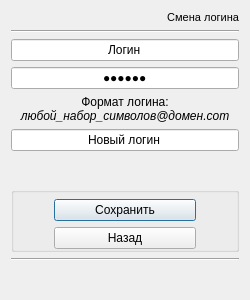
<?xml version="1.0" encoding="UTF-8"?>
<ui version="4.0">
 <class>replace_login_dialog</class>
 <widget class="QDialog" name="replace_login_dialog">
  <property name="geometry">
   <rect>
    <x>0</x>
    <y>0</y>
    <width>250</width>
    <height>300</height>
   </rect>
  </property>
  <property name="sizePolicy">
   <sizepolicy hsizetype="Fixed" vsizetype="Fixed">
    <horstretch>0</horstretch>
    <verstretch>0</verstretch>
   </sizepolicy>
  </property>
  <property name="minimumSize">
   <size>
    <width>250</width>
    <height>300</height>
   </size>
  </property>
  <property name="maximumSize">
   <size>
    <width>250</width>
    <height>300</height>
   </size>
  </property>
  <property name="windowTitle">
   <string>peMI</string>
  </property>
  <property name="windowIcon">
   <iconset>
    <normaloff>C:/Windows/System32/@AppHelpToast.png</normaloff>C:/Windows/System32/@AppHelpToast.png</iconset>
  </property>
  <layout class="QGridLayout" name="gridLayout">
   <item row="0" column="1">
    <widget class="QLabel" name="name_menu">
     <property name="sizePolicy">
      <sizepolicy hsizetype="Preferred" vsizetype="Fixed">
       <horstretch>0</horstretch>
       <verstretch>0</verstretch>
      </sizepolicy>
     </property>
     <property name="font">
      <font>
       <family>MS Shell Dlg 2</family>
       <pointsize>8</pointsize>
       <weight>9</weight>
       <italic>false</italic>
       <bold>false</bold>
      </font>
     </property>
     <property name="focusPolicy">
      <enum>Qt::NoFocus</enum>
     </property>
     <property name="layoutDirection">
      <enum>Qt::LeftToRight</enum>
     </property>
     <property name="autoFillBackground">
      <bool>false</bool>
     </property>
     <property name="styleSheet">
      <string notr="true">font: 75 8pt &quot;MS Shell Dlg 2&quot;;</string>
     </property>
     <property name="text">
      <string>Смена логина</string>
     </property>
     <property name="textFormat">
      <enum>Qt::AutoText</enum>
     </property>
     <property name="alignment">
      <set>Qt::AlignRight|Qt::AlignTrailing|Qt::AlignVCenter</set>
     </property>
    </widget>
   </item>
   <item row="1" column="0" colspan="2">
    <widget class="Line" name="line">
     <property name="orientation">
      <enum>Qt::Horizontal</enum>
     </property>
    </widget>
   </item>
   <item row="2" column="0" colspan="2">
    <widget class="QLineEdit" name="input_oldlogin">
     <property name="sizePolicy">
      <sizepolicy hsizetype="Expanding" vsizetype="Fixed">
       <horstretch>0</horstretch>
       <verstretch>0</verstretch>
      </sizepolicy>
     </property>
     <property name="toolTip">
      <string>&lt;html&gt;&lt;head/&gt;&lt;body&gt;&lt;p&gt;&lt;br/&gt;&lt;/p&gt;&lt;/body&gt;&lt;/html&gt;</string>
     </property>
     <property name="styleSheet">
      <string notr="true"/>
     </property>
     <property name="text">
      <string>Логин</string>
     </property>
     <property name="maxLength">
      <number>100</number>
     </property>
     <property name="alignment">
      <set>Qt::AlignCenter</set>
     </property>
    </widget>
   </item>
   <item row="3" column="0" colspan="2">
    <widget class="QLineEdit" name="input_pwd">
     <property name="text">
      <string>Пароль</string>
     </property>
     <property name="maxLength">
      <number>100</number>
     </property>
     <property name="echoMode">
      <enum>QLineEdit::Password</enum>
     </property>
     <property name="alignment">
      <set>Qt::AlignCenter</set>
     </property>
    </widget>
   </item>
   <item row="4" column="0" colspan="2">
    <widget class="QLabel" name="message_newlogin">
     <property name="sizePolicy">
      <sizepolicy hsizetype="Preferred" vsizetype="Preferred">
       <horstretch>0</horstretch>
       <verstretch>0</verstretch>
      </sizepolicy>
     </property>
     <property name="maximumSize">
      <size>
       <width>16777215</width>
       <height>200</height>
      </size>
     </property>
     <property name="sizeIncrement">
      <size>
       <width>20</width>
       <height>20</height>
      </size>
     </property>
     <property name="baseSize">
      <size>
       <width>10</width>
       <height>20</height>
      </size>
     </property>
     <property name="layoutDirection">
      <enum>Qt::LeftToRight</enum>
     </property>
     <property name="text">
      <string>&lt;html&gt;&lt;head/&gt;&lt;body&gt;&lt;p align=&quot;center&quot;&gt;Формат логина:&lt;br/&gt;&lt;span style=&quot; font-style:italic;&quot;&gt;любой_набор_символов@домен.com&lt;/span&gt;&lt;/p&gt;&lt;/body&gt;&lt;/html&gt;</string>
     </property>
     <property name="textFormat">
      <enum>Qt::AutoText</enum>
     </property>
     <property name="scaledContents">
      <bool>false</bool>
     </property>
     <property name="alignment">
      <set>Qt::AlignCenter</set>
     </property>
    </widget>
   </item>
   <item row="5" column="0" colspan="2">
    <widget class="QLineEdit" name="input_newlogin">
     <property name="styleSheet">
      <string notr="true"/>
     </property>
     <property name="text">
      <string>Новый логин</string>
     </property>
     <property name="maxLength">
      <number>100</number>
     </property>
     <property name="echoMode">
      <enum>QLineEdit::Normal</enum>
     </property>
     <property name="alignment">
      <set>Qt::AlignCenter</set>
     </property>
    </widget>
   </item>
   <item row="6" column="0">
    <spacer name="verticalSpacer">
     <property name="orientation">
      <enum>Qt::Vertical</enum>
     </property>
     <property name="sizeType">
      <enum>QSizePolicy::Fixed</enum>
     </property>
     <property name="sizeHint" stdset="0">
      <size>
       <width>20</width>
       <height>30</height>
      </size>
     </property>
    </spacer>
   </item>
   <item row="7" column="0" colspan="2">
    <widget class="QGroupBox" name="groupBox">
     <property name="enabled">
      <bool>true</bool>
     </property>
     <property name="sizePolicy">
      <sizepolicy hsizetype="Minimum" vsizetype="Fixed">
       <horstretch>0</horstretch>
       <verstretch>0</verstretch>
      </sizepolicy>
     </property>
     <property name="toolTipDuration">
      <number>-1</number>
     </property>
     <property name="autoFillBackground">
      <bool>false</bool>
     </property>
     <property name="title">
      <string/>
     </property>
     <property name="flat">
      <bool>true</bool>
     </property>
     <property name="checkable">
      <bool>false</bool>
     </property>
     <property name="checked">
      <bool>false</bool>
     </property>
     <layout class="QGridLayout" name="gridLayout_2">
      <property name="sizeConstraint">
       <enum>QLayout::SetMaximumSize</enum>
      </property>
      <property name="leftMargin">
       <number>0</number>
      </property>
      <property name="topMargin">
       <number>6</number>
      </property>
      <property name="rightMargin">
       <number>0</number>
      </property>
      <property name="bottomMargin">
       <number>0</number>
      </property>
      <property name="horizontalSpacing">
       <number>0</number>
      </property>
      <property name="verticalSpacing">
       <number>6</number>
      </property>
      <item row="0" column="1">
       <widget class="QPushButton" name="save_newlogin_button">
        <property name="sizePolicy">
         <sizepolicy hsizetype="Minimum" vsizetype="Fixed">
          <horstretch>100</horstretch>
          <verstretch>100</verstretch>
         </sizepolicy>
        </property>
        <property name="layoutDirection">
         <enum>Qt::LeftToRight</enum>
        </property>
        <property name="autoFillBackground">
         <bool>false</bool>
        </property>
        <property name="text">
         <string>Сохранить</string>
        </property>
        <property name="flat">
         <bool>false</bool>
        </property>
       </widget>
      </item>
      <item row="0" column="0">
       <spacer name="horizontalSpacer">
        <property name="orientation">
         <enum>Qt::Horizontal</enum>
        </property>
        <property name="sizeHint" stdset="0">
         <size>
          <width>40</width>
          <height>20</height>
         </size>
        </property>
       </spacer>
      </item>
      <item row="1" column="1">
       <widget class="QPushButton" name="back_button">
        <property name="text">
         <string>Назад</string>
        </property>
       </widget>
      </item>
      <item row="0" column="2">
       <spacer name="horizontalSpacer_2">
        <property name="orientation">
         <enum>Qt::Horizontal</enum>
        </property>
        <property name="sizeHint" stdset="0">
         <size>
          <width>40</width>
          <height>20</height>
         </size>
        </property>
       </spacer>
      </item>
     </layout>
    </widget>
   </item>
   <item row="8" column="0" colspan="2">
    <widget class="Line" name="line_2">
     <property name="orientation">
      <enum>Qt::Horizontal</enum>
     </property>
    </widget>
   </item>
   <item row="9" column="0" colspan="2">
    <widget class="QLabel" name="label_log">
     <property name="enabled">
      <bool>true</bool>
     </property>
     <property name="text">
      <string/>
     </property>
    </widget>
   </item>
  </layout>
 </widget>
 <resources/>
 <connections/>
</ui>
